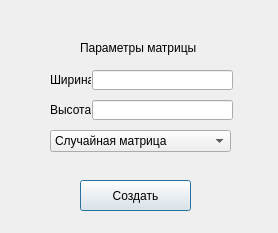
<?xml version="1.0" encoding="UTF-8"?>
<ui version="4.0">
 <class>StartWindow</class>
 <widget class="QDialog" name="StartWindow">
  <property name="windowModality">
   <enum>Qt::ApplicationModal</enum>
  </property>
  <property name="geometry">
   <rect>
    <x>0</x>
    <y>0</y>
    <width>278</width>
    <height>233</height>
   </rect>
  </property>
  <property name="focusPolicy">
   <enum>Qt::NoFocus</enum>
  </property>
  <property name="windowTitle">
   <string>Новый растр</string>
  </property>
  <widget class="QLineEdit" name="lineEditX">
   <property name="geometry">
    <rect>
     <x>92</x>
     <y>70</y>
     <width>141</width>
     <height>20</height>
    </rect>
   </property>
  </widget>
  <widget class="QLineEdit" name="lineEditY">
   <property name="geometry">
    <rect>
     <x>92</x>
     <y>100</y>
     <width>141</width>
     <height>20</height>
    </rect>
   </property>
  </widget>
  <widget class="QLabel" name="label">
   <property name="geometry">
    <rect>
     <x>50</x>
     <y>70</y>
     <width>41</width>
     <height>20</height>
    </rect>
   </property>
   <property name="text">
    <string>Ширина</string>
   </property>
  </widget>
  <widget class="QLabel" name="label_2">
   <property name="geometry">
    <rect>
     <x>50</x>
     <y>100</y>
     <width>41</width>
     <height>20</height>
    </rect>
   </property>
   <property name="text">
    <string>Высота</string>
   </property>
  </widget>
  <widget class="QLabel" name="label_3">
   <property name="geometry">
    <rect>
     <x>80</x>
     <y>40</y>
     <width>141</width>
     <height>16</height>
    </rect>
   </property>
   <property name="text">
    <string>Параметры матрицы</string>
   </property>
  </widget>
  <widget class="QPushButton" name="pushButton">
   <property name="geometry">
    <rect>
     <x>80</x>
     <y>180</y>
     <width>111</width>
     <height>31</height>
    </rect>
   </property>
   <property name="text">
    <string>Создать</string>
   </property>
  </widget>
  <widget class="QComboBox" name="comboBox">
   <property name="geometry">
    <rect>
     <x>50</x>
     <y>130</y>
     <width>181</width>
     <height>22</height>
    </rect>
   </property>
   <item>
    <property name="text">
     <string>Случайная матрица</string>
    </property>
   </item>
   <item>
    <property name="text">
     <string>Матрица Адамара</string>
    </property>
   </item>
  </widget>
 </widget>
 <resources/>
 <connections/>
</ui>
